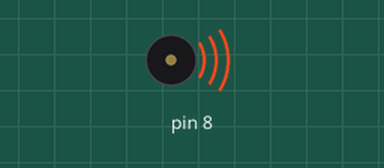
Bench run of a sketch on a simulated Arduino Uno, built with avr-gcc and run on an emulated ATmega328P. On the bench: buzzer (waves = sounding).

Above: at 0.1 s.
At 24.1 s:
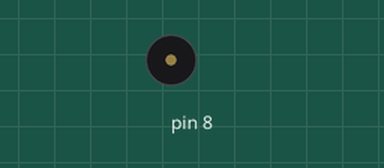
Timing chart, 0 to 25.6 s (numbered marks = the images above):
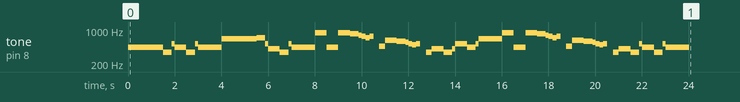

The sketch:

imperial-march.ino
```cpp
#include <Arduino.h>
#include <Wire.h>
#include <Servo.h>
#include <SoftwareSerial.h>

#include <MeMCore.h>

double angle_rad = PI/180.0;
double angle_deg = 180.0/PI;
MeBuzzer buzzer;


void setup(){
    buzzer.tone(440, 500);
    buzzer.tone(440, 500);
    buzzer.tone(440, 500);
    buzzer.tone(349, 376);
    buzzer.tone(523, 126);

    buzzer.tone(440, 500);
    buzzer.tone(349, 376);
    buzzer.tone(523, 126);
    buzzer.tone(440, 1000);

    buzzer.tone(659, 500);
    buzzer.tone(659, 500);
    buzzer.tone(659, 500);
    buzzer.tone(698, 376);
    buzzer.tone(523, 126);

    buzzer.tone(415, 500);
    buzzer.tone(349, 376);
    buzzer.tone(523, 126);
    buzzer.tone(440, 1000);

    buzzer.tone(880, 500);
    buzzer.tone(440, 376);
    buzzer.tone(440, 126);
    buzzer.tone(880, 500);
    buzzer.tone(831, 376);
    buzzer.tone(784, 126);

    buzzer.tone(740, 166);
    buzzer.tone(698, 166);
    buzzer.tone(740, 166);
    delay(250);
    buzzer.tone(466, 250);
    buzzer.tone(622, 500);
    buzzer.tone(587, 376);
    buzzer.tone(554, 126);

    buzzer.tone(523, 166);
    buzzer.tone(494, 166);
    buzzer.tone(523, 166);
    delay(250);
    buzzer.tone(349, 250);
    buzzer.tone(415, 500);
    buzzer.tone(349, 376);
    buzzer.tone(415, 126);

    buzzer.tone(523, 500);
    buzzer.tone(440, 376);
    buzzer.tone(523, 126);
    buzzer.tone(659, 1000);

    buzzer.tone(880, 500);
    buzzer.tone(440, 376);
    buzzer.tone(440, 126);
    buzzer.tone(880, 500);
    buzzer.tone(831, 376);
    buzzer.tone(784, 126);

    buzzer.tone(740, 166);
    buzzer.tone(698, 166);
    buzzer.tone(740, 166);
    delay(250);
    buzzer.tone(466, 250);
    buzzer.tone(622, 500);
    buzzer.tone(587, 376);
    buzzer.tone(554, 126);

    buzzer.tone(523, 166);
    buzzer.tone(494, 166);
    buzzer.tone(523, 166);
    delay(250);
    buzzer.tone(349, 250);
    buzzer.tone(415, 500);
    buzzer.tone(349, 376);
    buzzer.tone(523, 126);

    buzzer.tone(440, 500);
    buzzer.tone(349, 376);
    buzzer.tone(523, 126);
    buzzer.tone(440, 1000);

}

void loop(){


}
```
